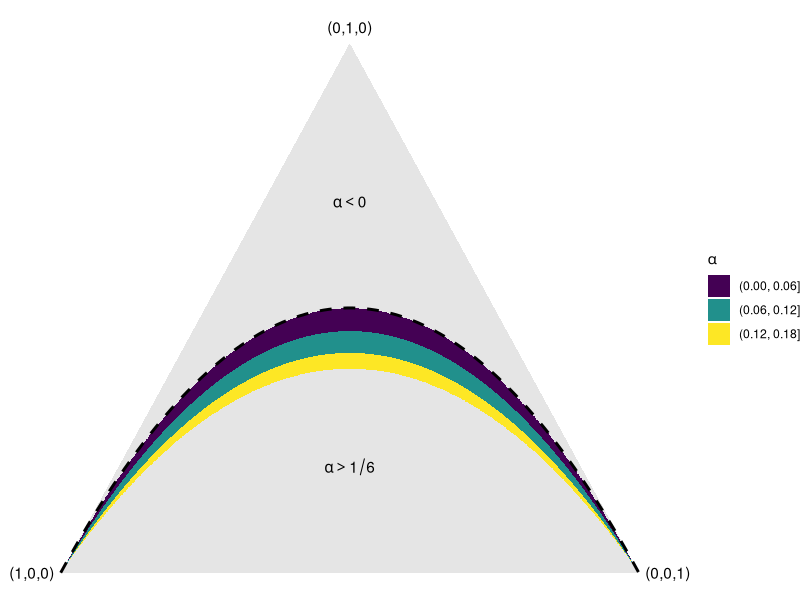
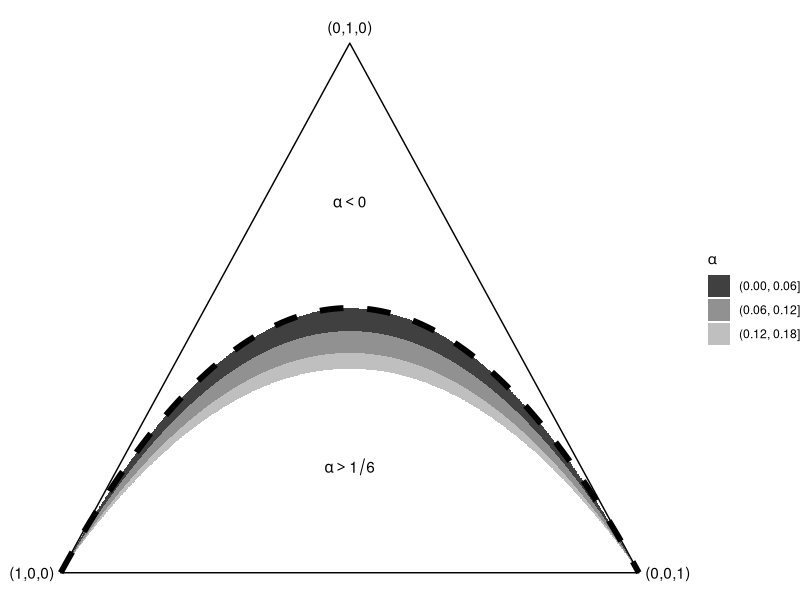

Reproduce these figures in R, in order.
###################
## Plot double reduction parameter on unit simplex
###################

library(tidyverse)
library(ggthemes)

#' Get double reduction and allele frequency given gamete frequency
#' in tetraploids assuming HWE.
#'
#' @param p0 The gamete probability of 0.
#' @param p1 The gamete probability of 1.
#' @param p2 The gamete probability of 2.
#'
#' @return A matrix. The first column contains the double reduction
#'     parameters, the second column contains the allele frequencies.
#'
#' @author David Gerard
#'
#' @examples
#' p <- runif(3)
#' p <- p / sum(p)
#' get_alpha_r(p[[1]], p[[2]], p[[3]])
get_alpha_r <- function(p0, p1, p2) {
  stopifnot(abs(p0 + p1 + p2 - 1) < 10^-6)
  alpha <- ((p2 - p0)^2 - (1 - 2 * p1)) / ((p2 - p0)^2 - (1 + p1))
  r <- (p1 + 2 * p2) / 2
  alpha[alpha < 0] <- NA_real_
  return(cbind(alpha = alpha,
               r = r,
               denom = (p2 - p0)^2 - (1 + p1),
               num = (p2 - p0)^2 - (1 - 2 * p1)))
}



## Make a grid on the unit simplex ----
simdf <- expand.grid(x = seq(-1, 1, length = 1000), y = seq(0, 1, length = 1000))
simdf$p0 <- (1 - simdf$x - simdf$y) / 2
simdf$p1 <- simdf$y
simdf$p2 <- 1 - simdf$p1 - simdf$p0
simdf <- cbind(simdf, get_alpha_r(p0 = simdf$p0, p1 = simdf$p1, p2 = simdf$p2))
simdf %>%
  filter(p0 >= 0, p0 <= 1, p1 >= 0, p1 <= 1, p2 >= 0, p2 <= 1) ->
  simdf

simdf %>%
  filter(!is.nan(alpha)) %>%
  mutate(alpha = ifelse(alpha < 0 | alpha > 1/6, NA, alpha)) ->
  simdf

## Get alpha = 0
nodr_df <- data.frame(r = seq(0, 1, length = 100))
nodr_df$p0 <- nodr_df$r^2
nodr_df$p1 <- 2 * nodr_df$r * (1 - nodr_df$r)
nodr_df$p2 <- (1 - nodr_df$r)^2
nodr_df$x <- nodr_df$p2 - nodr_df$p0
nodr_df$y <- nodr_df$p1

## Plot isometric simplex
nudge <- 0.1
ggplot() +
  geom_polygon(mapping = aes(x = x, y = y),
               data = data.frame(x = c(-1, 0, 1, -1),
                                 y = c(0, 1, 0, 0)),
               fill = "grey90") +
  geom_contour_filled(data = simdf, mapping = aes(x = x, y = y, z = alpha), bins = 3) +
  theme_void() +
  annotate(geom = "text",
           x = c(-1 - nudge, 0, 1 + nudge),
           y = c(0, 1 + 0.03, 0),
           label = c("(1,0,0)", "(0,1,0)", "(0,0,1)")) +
  annotate(geom = "text",
           x = c(0, 0),
           y = c(0.2, 0.7),
           label = c(expression(alpha>1/6),
                     expression(alpha<0))) +
  geom_line(data = nodr_df, aes(x = x, y = y), lwd = 1, lty = 2) +
  labs(fill = expression(alpha)) ->
  pl

ggsave(filename = "./output/tetra/iso_dr.pdf",
       plot = pl,
       width = 6,
       height = 3.3,
       family = "Times")

## Grey-scale version
ggplot() +
  geom_polygon(mapping = aes(x = x, y = y),
               data = data.frame(x = c(-1, 0, 1, -1),
                                 y = c(0, 1, 0, 0)),
               fill = "white",
               color = "black") +
  geom_contour_filled(data = simdf, mapping = aes(x = x, y = y, z = alpha), bins = 3) +
  theme_void() +
  annotate(geom = "text",
           x = c(-1 - nudge, 0, 1 + nudge),
           y = c(0, 1 + 0.03, 0),
           label = c("(1,0,0)", "(0,1,0)", "(0,0,1)")) +
  annotate(geom = "text",
           x = c(0, 0),
           y = c(0.2, 0.7),
           label = c(expression(alpha>1/6),
                     expression(alpha<0))) +
  geom_line(data = nodr_df, aes(x = x, y = y), lwd = 2, lty = 2) +
  scale_fill_grey(start = 0.25, end = 0.75) +
  labs(fill = expression(alpha)) ->
  pl

ggsave(filename = "./output/tetra/iso_dr_bw.pdf",
       plot = pl,
       width = 6,
       height = 3.3,
       family = "Times")
